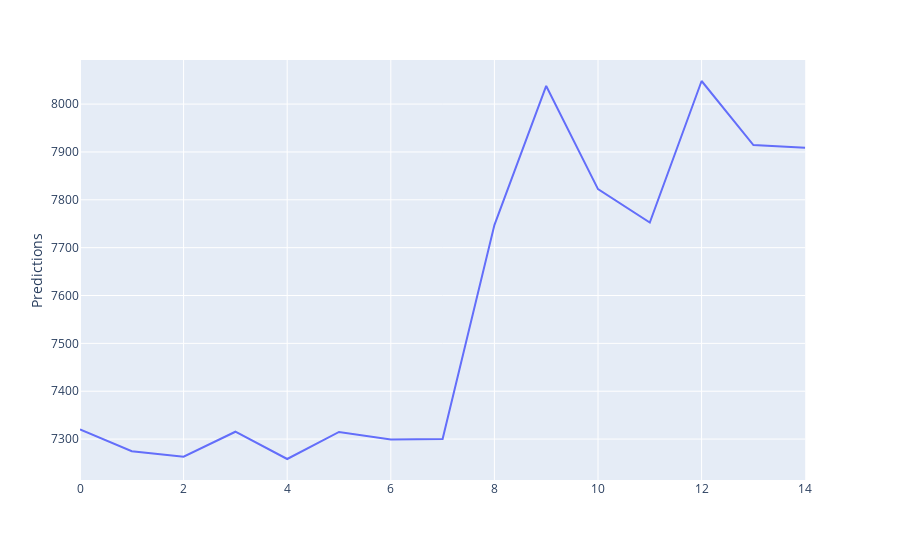

Notebook source saved alongside this figure:
### Code cell
fig.show()

### Figure 1 — Plotly figure (JSON) as saved in the notebook; plotly's stock layout.template omitted (floating-point values rounded to 4 significant figures)
{"data": [{"hoverlabel": {"namelength": 0}, "hovertemplate": "Predictions=%{y}", "legendgroup": "", "line": {"color": "#636efa", "dash": "solid"}, "mode": "lines", "name": "", "showlegend": false, "type": "scatter", "xaxis": "x", "y": [7320.0, 7275.0, 7263.0, 7315.0, 7258.0, 7315.0, 7299.0, 7300.0, 7747.0, 8038.0, 7822.0, 7752.0, 8048.0, 7914.0, 7909.0], "yaxis": "y"}], "layout": {"autosize": true, "legend": {"tracegroupgap": 0}, "margin": {"t": 60}, "xaxis": {"anchor": "y", "autorange": true, "domain": [0, 0.98], "range": [0, 14]}, "yaxis": {"anchor": "x", "autorange": true, "domain": [0, 1], "range": [7214.0, 8092.0], "title": {"text": "Predictions"}, "type": "linear"}}}
